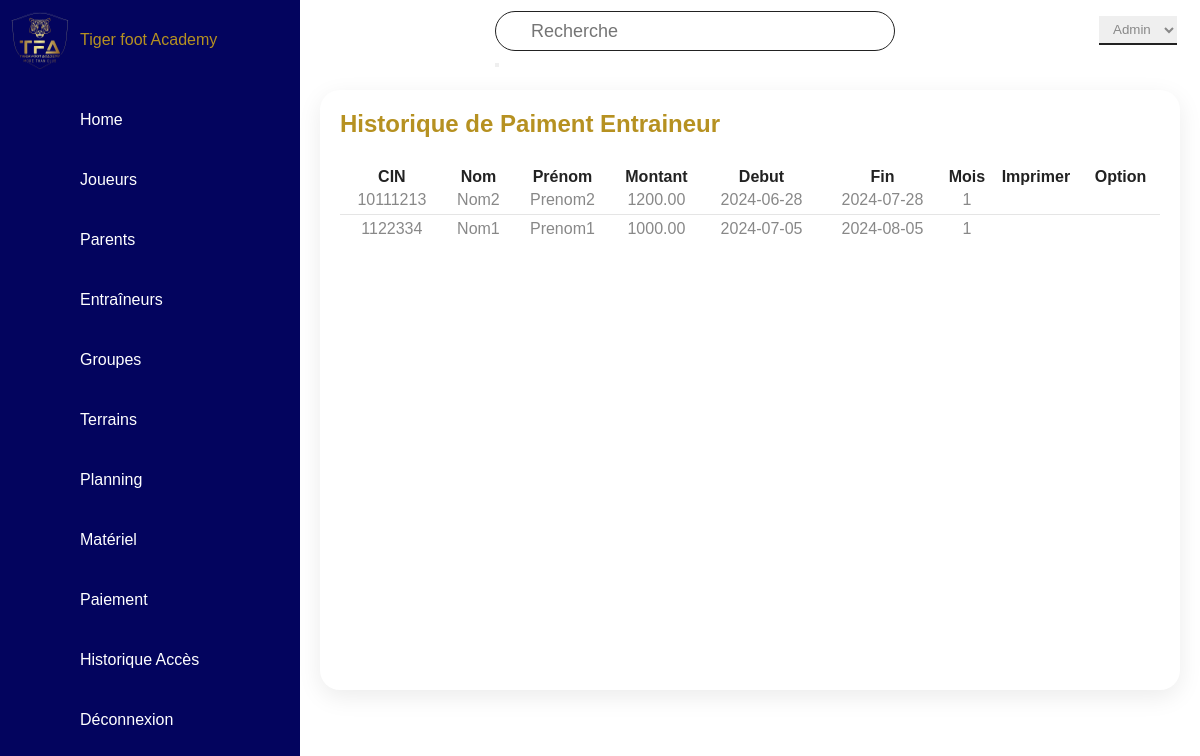
The page /historique_paiementEntraineur.php (signed in) on the database as committed earlier.
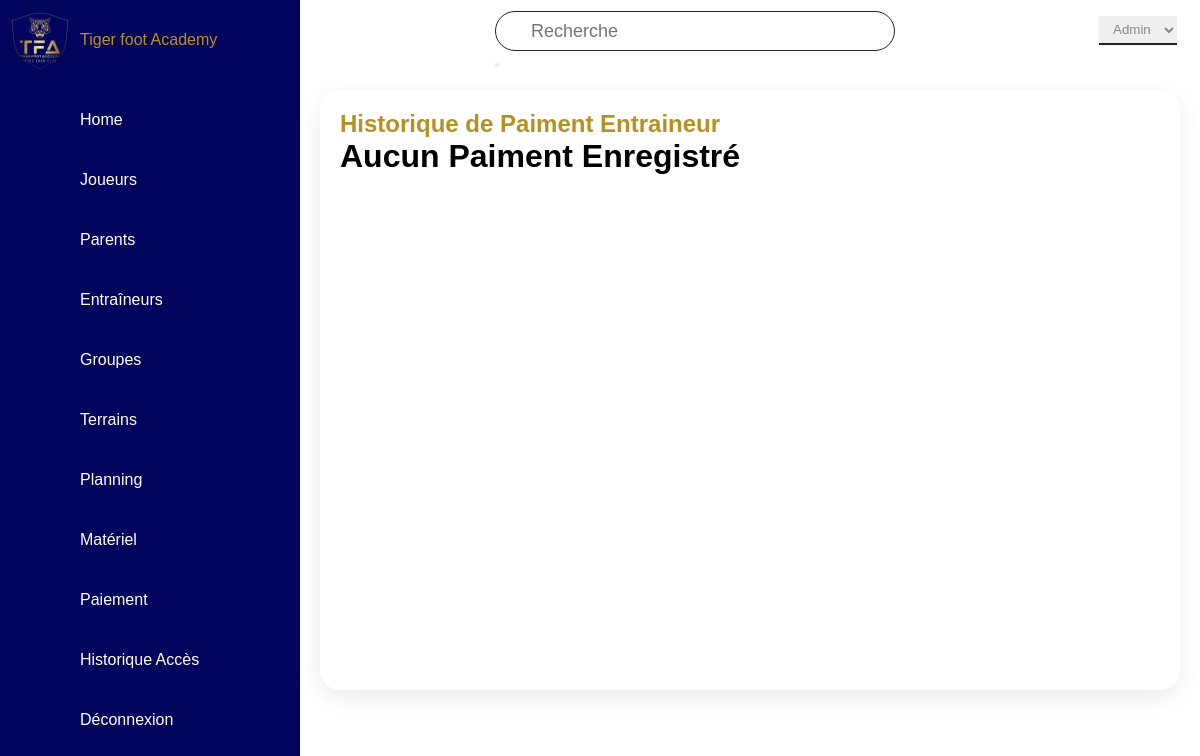
The same page on the database as committed later.
### tables this page shows
CREATE TABLE Paiement_Entraineur (
    id INT PRIMARY KEY AUTO_INCREMENT,
    cin INT(8) NOT NULL ,
    date_cin DATE NOT NULL,
    nom VARCHAR(255) NOT NULL,
    prenom VARCHAR(255) NOT NULL,
    montant  DECIMAL(10, 2) NOT NULL,
    date_debut DATE NOT NULL,
    date_fin DATE NOT NULL,
    nb_mois INT NOT NULL
);

### historique_paiementEntraineur.php (the view, shortened to what this page needs)
<?php
require_once "connection.php";
include "navigation.php";
$sql1 = "SELECT * FROM Paiement_Entraineur ORDER BY id DESC";
$result1 =mysqli_query($con,$sql1);
$nb=mysqli_num_rows($result1);
?>
<!DOCTYPE html>
<html lang="en">
<head>
    <link rel="stylesheet" href="styleDashbord.css">
</head>
<body>
    <div class="main">
        <div class="topbar">
          <div class="toggle"><ion-icon name="menu-outline"></ion-icon></div>
            <div class="search"><form action="rechercheHistEntraineur.php" method="GET">
                <input type="text" name="search" placeholder="Recherche">
                <button type="submit"><ion-icon name="search-outline"></ion-icon></button>
            </form>
          </div>
          <div class="user">
          <div class="notification"><a href="notifications.php"><ion-icon name="notifications-outline"></ion-icon></a></div>
          <div class="userType">
                    <select id="userTypeSelect">
                        <option value="admin">Admin</option>
                    </select>
                </div>
            </div>
        </div>
        <div class="detaille">
            <div class="affichageTable">
                <div class="cardHeader">
                    <h2>Historique de Paiment Entraineur</h2>
                </div>
                <?php if ($nb > 0) {   ?>
            <table >
            <thead>
                    <tr>
                        <th>CIN</th>
                        <th>Nom</th>
                        <th>Prénom</th>
                        <th>Montant</th>
                        <th>Debut</th>
                        <th>Fin</th>
                        <th> Mois</th>
                        <th>Imprimer</th>
                        <th colspan="2">Option</th>
                    </tr>
                </thead>
                <tbody>
                <?php while($row = mysqli_fetch_assoc($result1)) { ?>
                    <tr>
                        <td align="center"><?php echo $row['cin']; ?></td>
                        <td align="center"><?php echo $row['nom']; ?></td>
                        <td align="center"><?php echo $row['prenom']; ?></td>
                        <td align="center"><?php echo $row['montant']; ?></td>
                        <td align="center"><?php echo $row['date_debut']; ?></td>
                        <td align="center"><?php echo $row['date_fin']; ?></td>
                        <td align="center"><?php echo $row['nb_mois']; ?></td>
                        <td align="center"><a href="print_page_Entraineur.php?cin=<?= $row["cin"]?>" target="_blank"><ion-icon name="print-outline"></ion-icon></a></td>
                        <td align="center"><a onclick="return confirm('Êtes-vous sûr de vouloir modifier ce Paiment ?')" href="editPaimentEntraineur.php?id=<?php echo ($row["id"]);?>"><ion-icon name="create-outline"></ion-icon></a></td>
                        <td align="center"><a onclick="return confirm('Êtes-vous sûr de vouloir supprimer ce Paiment ?')" href="deletePaimentEntraineur.php?id=<?php echo($row["id"]); ?>"><ion-icon name="trash-outline"></ion-icon></a></td>
                    </tr>
                <?php } ?>
                </tbody>
            </table>
        </div>
            <?php }
                else {?>
            <div class="jumbotron">
                <h1>Aucun Paiment Enregistré</h1>
            </div>
            <?php } ?>
        </div>
    </div>
</body>
</html>

Rows that differ between the two databases and show on the page:
removed paiement_entraineur: cin "10111213", nom "Nom2", prenom "Prenom2", montant "1200.00", date_debut "2024-06-28", date_fin "2024-07-28", nb_mois "1"
removed paiement_entraineur: cin "1122334", nom "Nom1", prenom "Prenom1", montant "1000.00", date_debut "2024-07-05", date_fin "2024-08-05", nb_mois "1"
Other text that changed with them:
text no longer shown: "CIN Nom Prénom Montant Debut Fin Mois Imprimer Option"
text now shown: "Aucun Paiment Enregistré"
